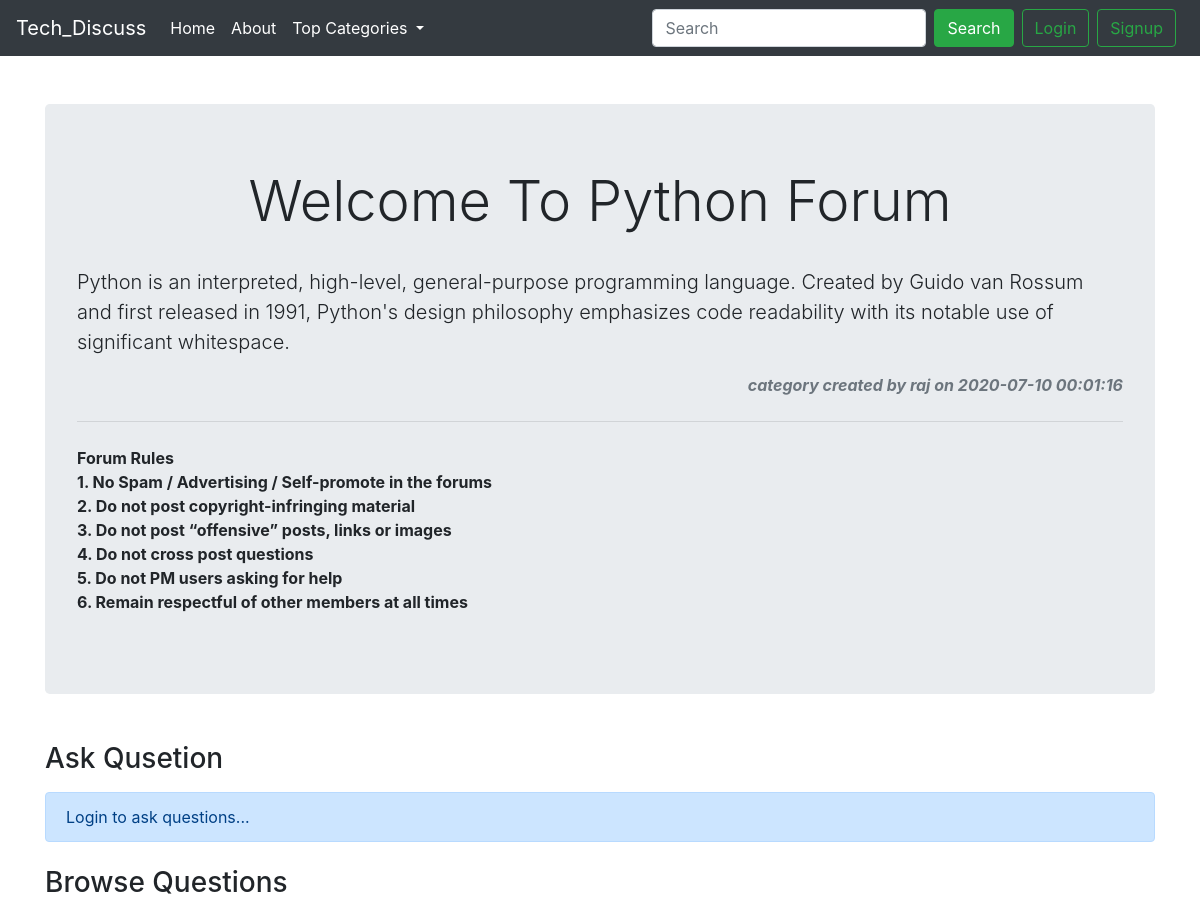
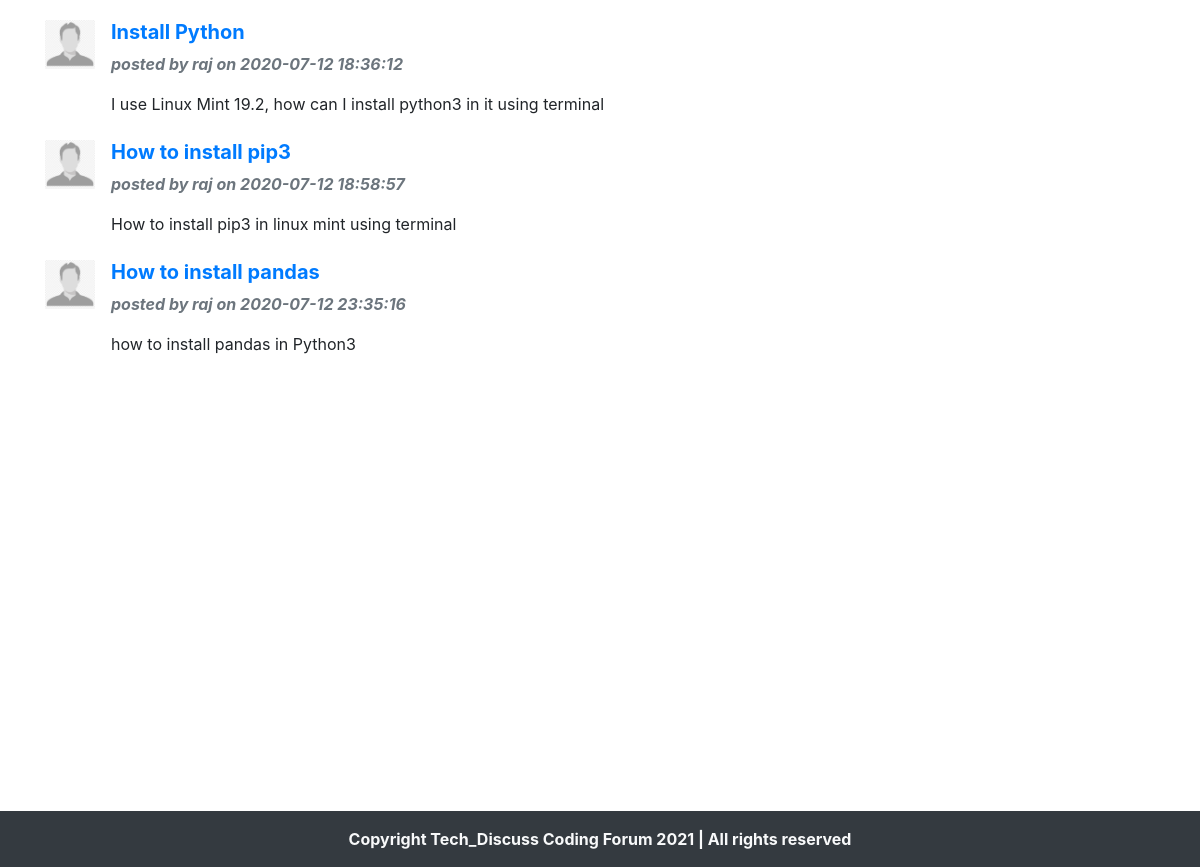
/threads.php?catid=1&catname=Python, run on the app's committed database (2 pictures, top to bottom).
### tables this page shows
CREATE TABLE `categories` (
  `category_id` int(10) NOT NULL,
  `category_name` varchar(255) NOT NULL,
  `category_description` varchar(500) NOT NULL,
  `category_creation_time` datetime NOT NULL DEFAULT CURRENT_TIMESTAMP,
  `category_user_id` int(10) NOT NULL
);

CREATE TABLE `users` (
  `user_id` int(10) NOT NULL,
  `user_name` varchar(250) NOT NULL,
  `user_email_id` varchar(500) NOT NULL,
  `user_password` varchar(250) NOT NULL,
  `user_creation_time` datetime NOT NULL DEFAULT CURRENT_TIMESTAMP
);

CREATE TABLE `threads` (
  `thread_id` int(10) NOT NULL,
  `thread_category_id` int(10) NOT NULL,
  `thread_user_id` int(10) NOT NULL,
  `thread_topic` varchar(500) NOT NULL,
  `thread_description` text,
  `thread_creation_time` datetime NOT NULL DEFAULT CURRENT_TIMESTAMP
);

### threads.php (the view, shortened to what this page needs)
<!doctype html>
<html lang="en">
  <head>
    <link rel="stylesheet" href="https://stackpath.bootstrapcdn.com/bootstrap/4.5.0/css/bootstrap.min.css">
  </head>
  <body>
    <?php require "./partials/_dbConnect.php";?>
    <?php require "./partials/_header.php";?>
    <?php
      $categoryId = $_GET['catid'];
      $categoryName = $_GET['catname'];
    ?>
    <?php
      $sql = "SELECT * FROM categories WHERE category_id=$categoryId";
      $result = mysqli_query($conn, $sql);
      $record = mysqli_fetch_assoc($result);
      $categoryDescription = $record['category_description'];
      $categoryCreationTime = $record['category_creation_time'];
      $categoryUserId = $record['category_user_id'];
      $sql = "SELECT * FROM users WHERE user_id=$categoryUserId";
      $result = mysqli_query($conn, $sql);
      $record = mysqli_fetch_assoc($result);
      $userName = $record['user_name'];
      echo'
      <div class="container my-5">
        <div class="jumbotron">
          <h2 class="display-4 text-center pb-4">Welcome To ' . $categoryName . ' Forum</h2>
          <p class="lead">' . $categoryDescription . '</p>
          <p class="text-right font-weight-bold font-italic text-muted">category created by ' . $userName . ' on ' . $categoryCreationTime . '</p>
          <hr class="my-4">
          <p class="font-weight-bold">Forum Rules <br>1. No Spam / Advertising / Self-promote in the forums <br>2. Do not post copyright-infringing material <br>3. Do not post “offensive” posts, links or images <br>4. Do not cross post questions <br> 5. Do not PM users asking for help <br>6. Remain respectful of other members at all times</p>
        </div>
      </div>
      ';
    ?>
    <?php
      if(isset($_SESSION['loggedin'])  and  $_SESSION['loggedin'] == true)
      {
        echo'
              <div class="container">
                  <h3 for="threadTitle" class="my-5">Ask Qusetion</h3>
                  <form action="'. $_SERVER["REQUEST_URI"] .'"  method="post">
                    <div class="form-group">
                      <label for="threadTitle">Title</label>
                      <input type="text" class="form-control" id="threadTitle" name="threadTitle">
                    </div>
                    <div class="form-group">
                      <label for="threadDescription">Elaborate</label>
                      <textarea class="form-control" id="threadDescription"  name="threadDescription" rows="3"></textarea>
                    </div>
                    <button type="submit" class="btn btn-success">Submit</button>
                </form>
              </div>
            ';
      }
      else
      {
        echo'
            <div class="container">
              <h3 for="threadTitle" class="my-3">Ask Qusetion</h3>
              <div class="alert alert-primary" role="alert">
                Login to ask questions...
              </div>
            </div>
              ';
      }
    ?>
    <?php
      $sql = "SELECT * FROM threads WHERE thread_category_id=$categoryId";
      $result = mysqli_query($conn, $sql);
      if(mysqli_num_rows($result)>0)
      {
        echo'
              <div class="container" style="min-height:800px;">
              <h3 class="text-capitalize my-4">browse questions</h3>
            ';
        while($record = mysqli_fetch_assoc($result))
        {
          $threadId = $record['thread_id'];
          $threadTopic = $record['thread_topic'];
          $threadDescription = $record['thread_description'];
          $threadCreationTime = $record['thread_creation_time'];
          $threadUserId = $record['thread_user_id'];
          $sql = "SELECT * FROM users WHERE user_id=$threadUserId";
          $resultTemp = mysqli_query($conn, $sql);
          $record = mysqli_fetch_assoc($resultTemp);
          $userName = $record['user_name'];
          echo'
              <div class="media">
                <img class="mr-3" src="./drawables/default_user.png" width="50px"alt="">
                <div class="media-body">
                  <h5 class="mt-0 font-weight-bold text-success"><a href="./answers.php?quesid='.$threadId.'&title='.$threadTopic.'&description='.$threadDescription.'">' . $threadTopic . '</a></h5>
                  <p class="font-weight-bold font-italic text-muted"> posted by ' . $userName . ' on ' . $threadCreationTime . ' </p>
                    ' .
                      $threadDescription
                    . '
                </div>
              </div>
              <br>
            ';
        }
        echo"</div>";
      }
      else
      {
        echo'<div class="container" style="min-height:800px;"></div>';
      }
    ?>
  </body>
</html>

### partials/_header.php (shortened to what this page needs)
<?php
  if(isset($_SESSION['loggedin'])  and  $_SESSION['loggedin'] == true)
    {
      $flag=true;
    }
    else
    {
      $flag=false;
    }
?>
<nav class="navbar navbar-expand-lg navbar-dark bg-dark">
  <a class="navbar-brand" href="./index.php">Tech_Discuss</a>
  <div class="collapse navbar-collapse" id="navbarSupportedContent">
    <ul class="navbar-nav mr-auto">
      <li class="nav-item active">
        <a class="nav-link" href="./index.php">Home <span class="sr-only">(current)</span></a>
      </li>
      <li class="nav-item active">
        <a class="nav-link" href="./about.php">About </a>
      </li>
      <li class="nav-item dropdown active ">
        <a class="nav-link dropdown-toggle" href="#" id="navbarDropdown" role="button" data-toggle="dropdown" aria-haspopup="true" aria-expanded="false">
          Top Categories
        </a>
      </li>
    </ul>
    <div class="row mx-2">
      <form class="form-inline my-2 my-lg-0" action="/search.php" method="get">
        <input class="form-control mr-sm-2" type="search" placeholder="Search" aria-label="Search" name="search">
        <button class="btn btn-success my-2 my-sm-0" type="submit">Search</button>
      </form>
      <?php
        if($flag == false)
        {
          echo'
              <button type="button" class="btn btn-outline-success ml-2" data-toggle="modal" data-target="#loginModal">Login </button>
              <button type="button" class="btn btn-outline-success ml-2" data-toggle="modal" data-target="#signupModal">Signup </button>
              ';
        }
        elseif($flag == true)
        {
          echo'
              <button type="button" class="btn btn-outline-danger"><a href="/partials/_logoutHandle.php" class="text-danger">Logout </a></button>
              ';
        }
      ?>
    </div>
  </div>
</nav>

### data on the page
categories: category_description "Python is an interpreted, high-level, general-purpose programming language. Created by Guido van Rossum and first released in 1991, Python's design philosophy emphasizes code readability with its notable use of significant whitespace.", category_creation_time "2020-07-10 00:01:16"
users: user_name "raj"
threads: thread_topic "Install Python", users.user_name "raj", thread_creation_time "2020-07-12 18:36:12", thread_description "I use Linux Mint 19.2, how can I install python3 in it using terminal"
threads: thread_topic "How to install pip3", users.user_name "raj", thread_creation_time "2020-07-12 18:58:57", thread_description "How to install pip3 in linux mint using terminal"
threads: thread_topic "How to install pandas", users.user_name "raj", thread_creation_time "2020-07-12 23:35:16", thread_description "how to install pandas in Python3"

### other printed values
$categoryName "Python"
